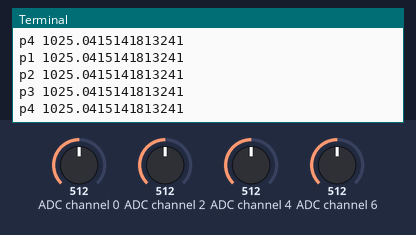
The program below on a simulated Raspberry Pi (BCM pin numbers). Shown: the last lines printed to the terminal. Inputs (shaded band) come from the test bench; at power-on: ADC channel 0 = 512, ADC channel 2 = 512, ADC channel 4 = 512, ADC channel 6 = 512 (analog values on the 0–1023 scale).

Above: at 1.2 s.
1.3 s: ADC channel 0 set to 716
2.8 s: ADC channel 2 set to 716
At 3.7 s:
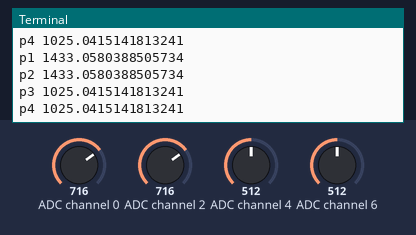
4.3 s: ADC channel 4 set to 716
At 5.3 s:
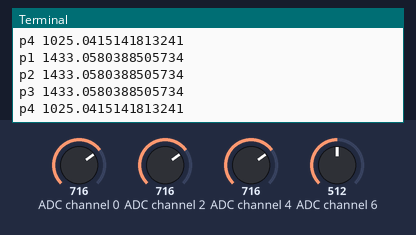
5.8 s: ADC channel 6 set to 716
At 6.8 s:
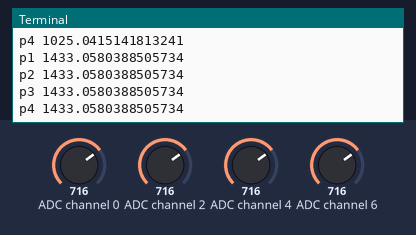
7.3 s: ADC channel 0 set to 992
8.8 s: ADC channel 2 set to 992
At 9.8 s:
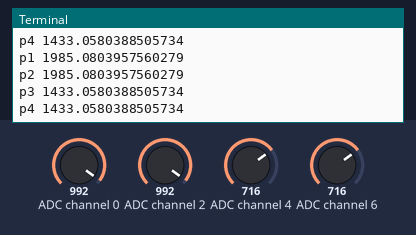
Timing chart, 0 to 11.3 s (numbered marks = the images above; inputs shaded):
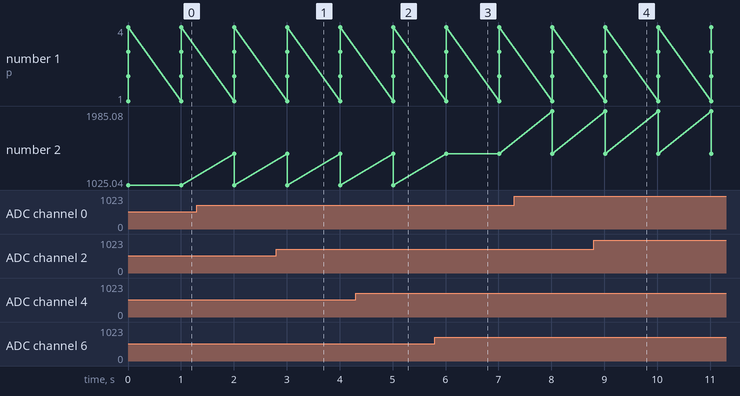

Measured:
- after the input at 2.8 s, the terminal: prints a new line after 0.21 s (image 1)
- after the input at 4.3 s, the terminal: prints a new line after 0.71 s (image 2)
- after the input at 5.8 s, the terminal: prints a new line after 0.21 s (image 3)
- after the input at 8.8 s, the terminal: prints a new line after 0.22 s (image 4)

The program:

forceSensor.py
```python
from gpiozero import MCP3008
from time import sleep

# Define the MCP3008 ADC object
r1 = MCP3008(channel=0)
r2 = MCP3008(channel=2)
r3 = MCP3008(channel=4)
r4 = MCP3008(channel=6)

try:
    while True:
        # Read the analog value from the ADC

        gamma = (1/0.0004885)
        p1 = r1.value * gamma
        p2 = r2.value * gamma
        p3 = r3.value * gamma
        p4 = r4.value * gamma


        # Print the pressure reading
        #print("Pressure correct:", pressure, "Pressure Heel:", p2)
        print("p1",p1)
        print("p2",p2)
        print("p3",p3)
        print("p4",p4)


        # Adjust the sleep time according to your requirements
        sleep(1)  # Sleep for 1 second before taking the next reading

except KeyboardInterrupt:
    print("\nProgram stopped by the user")
```
